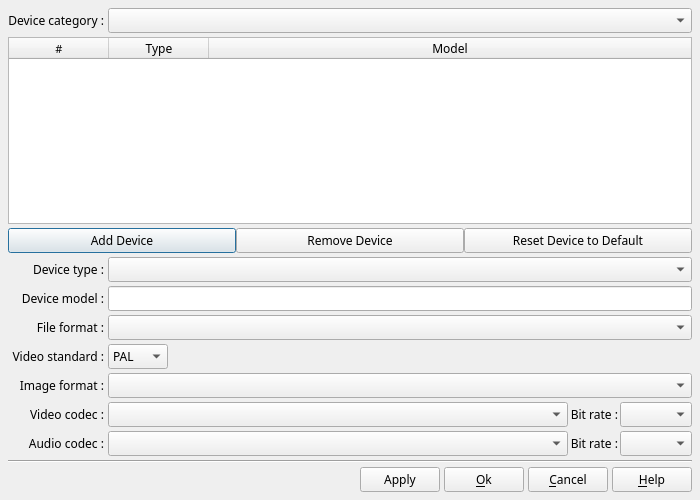
<?xml version="1.0" encoding="UTF-8"?>
<ui version="4.0">
 <class>DlgManageDevices</class>
 <widget class="QDialog" name="DlgManageDevices">
  <property name="geometry">
   <rect>
    <x>0</x>
    <y>0</y>
    <width>700</width>
    <height>500</height>
   </rect>
  </property>
  <property name="minimumSize">
   <size>
    <width>700</width>
    <height>500</height>
   </size>
  </property>
  <property name="font">
   <font>
    <family>Sans Serif</family>
    <pointsize>9</pointsize>
   </font>
  </property>
  <property name="windowTitle">
   <string>Manage Devices</string>
  </property>
  <layout class="QGridLayout" name="gridLayout_3">
   <property name="leftMargin">
    <number>8</number>
   </property>
   <property name="topMargin">
    <number>8</number>
   </property>
   <property name="rightMargin">
    <number>8</number>
   </property>
   <property name="bottomMargin">
    <number>8</number>
   </property>
   <property name="spacing">
    <number>4</number>
   </property>
   <item row="0" column="0">
    <layout class="QGridLayout" name="gridLayout">
     <item row="7" column="1">
      <layout class="QHBoxLayout" name="horizontalLayout_14">
       <property name="spacing">
        <number>2</number>
       </property>
       <item>
        <widget class="QComboBox" name="DBStandardCB">
         <property name="toolTip">
          <string>Select the video standard to use, PAL or NTSC</string>
         </property>
         <item>
          <property name="text">
           <string>PAL</string>
          </property>
         </item>
         <item>
          <property name="text">
           <string>NTSC</string>
          </property>
         </item>
        </widget>
       </item>
       <item>
        <spacer name="horizontalSpacer_9">
         <property name="orientation">
          <enum>Qt::Horizontal</enum>
         </property>
         <property name="sizeHint" stdset="0">
          <size>
           <width>40</width>
           <height>20</height>
          </size>
         </property>
        </spacer>
       </item>
      </layout>
     </item>
     <item row="5" column="1">
      <widget class="QLineEdit" name="DBDeviceModelED">
       <property name="toolTip">
        <string>&lt;html&gt;&lt;head/&gt;&lt;body&gt;&lt;p&gt;Enter here the name of the device (free text entry field)&lt;/p&gt;&lt;/body&gt;&lt;/html&gt;</string>
       </property>
      </widget>
     </item>
     <item row="6" column="1">
      <widget class="QComboBox" name="DBFileFormatCB">
       <property name="sizePolicy">
        <sizepolicy hsizetype="Preferred" vsizetype="Fixed">
         <horstretch>0</horstretch>
         <verstretch>0</verstretch>
        </sizepolicy>
       </property>
       <property name="toolTip">
        <string>Select the file type to use for the rendering</string>
       </property>
      </widget>
     </item>
     <item row="10" column="1">
      <layout class="QHBoxLayout" name="horizontalLayout_16">
       <property name="spacing">
        <number>2</number>
       </property>
       <item>
        <widget class="QComboBox" name="DBAudioFormatCB">
         <property name="sizePolicy">
          <sizepolicy hsizetype="Expanding" vsizetype="Fixed">
           <horstretch>0</horstretch>
           <verstretch>0</verstretch>
          </sizepolicy>
         </property>
         <property name="minimumSize">
          <size>
           <width>150</width>
           <height>0</height>
          </size>
         </property>
         <property name="toolTip">
          <string>Select the audio codec to use for the rendering</string>
         </property>
        </widget>
       </item>
       <item>
        <widget class="QLabel" name="AudioBitRateLabel">
         <property name="text">
          <string>Bit rate :</string>
         </property>
         <property name="alignment">
          <set>Qt::AlignRight|Qt::AlignTrailing|Qt::AlignVCenter</set>
         </property>
        </widget>
       </item>
       <item>
        <widget class="QComboBox" name="DBAudioBitRateCB">
         <property name="toolTip">
          <string>Select the bit rate to use for audio during the rendering</string>
         </property>
        </widget>
       </item>
      </layout>
     </item>
     <item row="7" column="0">
      <widget class="QLabel" name="StandardLabel">
       <property name="text">
        <string>Video standard :</string>
       </property>
       <property name="alignment">
        <set>Qt::AlignRight|Qt::AlignTrailing|Qt::AlignVCenter</set>
       </property>
      </widget>
     </item>
     <item row="8" column="0">
      <widget class="QLabel" name="ImageSizeLabel">
       <property name="text">
        <string>Image format :</string>
       </property>
       <property name="alignment">
        <set>Qt::AlignRight|Qt::AlignTrailing|Qt::AlignVCenter</set>
       </property>
      </widget>
     </item>
     <item row="8" column="1">
      <widget class="QComboBox" name="DBImageSizeCombo">
       <property name="toolTip">
        <string>Select the image format to use for the rendering</string>
       </property>
       <property name="currentIndex">
        <number>-1</number>
       </property>
      </widget>
     </item>
     <item row="9" column="0">
      <widget class="QLabel" name="VideoFormatLabel">
       <property name="text">
        <string>Video codec :</string>
       </property>
       <property name="alignment">
        <set>Qt::AlignRight|Qt::AlignTrailing|Qt::AlignVCenter</set>
       </property>
      </widget>
     </item>
     <item row="9" column="1">
      <layout class="QHBoxLayout" name="horizontalLayout_11">
       <property name="spacing">
        <number>2</number>
       </property>
       <item>
        <widget class="QComboBox" name="DBVideoFormatCB">
         <property name="sizePolicy">
          <sizepolicy hsizetype="Expanding" vsizetype="Fixed">
           <horstretch>0</horstretch>
           <verstretch>0</verstretch>
          </sizepolicy>
         </property>
         <property name="minimumSize">
          <size>
           <width>150</width>
           <height>0</height>
          </size>
         </property>
         <property name="toolTip">
          <string>Select the video codec to use for the rendering</string>
         </property>
        </widget>
       </item>
       <item>
        <widget class="QLabel" name="VideoBitRateLabel">
         <property name="sizePolicy">
          <sizepolicy hsizetype="Preferred" vsizetype="Preferred">
           <horstretch>0</horstretch>
           <verstretch>0</verstretch>
          </sizepolicy>
         </property>
         <property name="text">
          <string>Bit rate :</string>
         </property>
         <property name="alignment">
          <set>Qt::AlignRight|Qt::AlignTrailing|Qt::AlignVCenter</set>
         </property>
        </widget>
       </item>
       <item>
        <widget class="QComboBox" name="DBVideoBitRateCB">
         <property name="toolTip">
          <string>Select the bit rate to use for video during the rendering</string>
         </property>
        </widget>
       </item>
      </layout>
     </item>
     <item row="10" column="0">
      <widget class="QLabel" name="AudioFormatLabel">
       <property name="text">
        <string>Audio codec :</string>
       </property>
       <property name="alignment">
        <set>Qt::AlignRight|Qt::AlignTrailing|Qt::AlignVCenter</set>
       </property>
      </widget>
     </item>
     <item row="6" column="0">
      <widget class="QLabel" name="FileFormatLabel">
       <property name="text">
        <string>File format :</string>
       </property>
       <property name="alignment">
        <set>Qt::AlignRight|Qt::AlignTrailing|Qt::AlignVCenter</set>
       </property>
      </widget>
     </item>
     <item row="5" column="0">
      <widget class="QLabel" name="DeviceModelLabel">
       <property name="text">
        <string>Device model :</string>
       </property>
       <property name="alignment">
        <set>Qt::AlignRight|Qt::AlignTrailing|Qt::AlignVCenter</set>
       </property>
      </widget>
     </item>
     <item row="1" column="0" colspan="2">
      <widget class="QTableWidget" name="TableDevice">
       <property name="toolTip">
        <string>&lt;html&gt;&lt;head/&gt;&lt;body&gt;&lt;p&gt;This list shows the categories and the device types present in the database.&lt;/p&gt;&lt;p&gt;&lt;img src=&quot;:/img/db.png&quot;/&gt; Devices preceded by this icon are defined in the default database.&lt;/p&gt;&lt;p&gt;&lt;img src=&quot;:/img/db_update.png&quot;/&gt; Devices preceded by this icon are those that you defined yourself, or those from the default database that you have modified.&lt;/p&gt;&lt;/body&gt;&lt;/html&gt;</string>
       </property>
       <property name="editTriggers">
        <set>QAbstractItemView::NoEditTriggers</set>
       </property>
       <property name="showDropIndicator" stdset="0">
        <bool>false</bool>
       </property>
       <property name="dragDropOverwriteMode">
        <bool>false</bool>
       </property>
       <property name="selectionMode">
        <enum>QAbstractItemView::SingleSelection</enum>
       </property>
       <property name="selectionBehavior">
        <enum>QAbstractItemView::SelectRows</enum>
       </property>
       <property name="verticalScrollMode">
        <enum>QAbstractItemView::ScrollPerItem</enum>
       </property>
       <property name="horizontalScrollMode">
        <enum>QAbstractItemView::ScrollPerPixel</enum>
       </property>
       <property name="sortingEnabled">
        <bool>true</bool>
       </property>
       <property name="wordWrap">
        <bool>false</bool>
       </property>
       <property name="cornerButtonEnabled">
        <bool>false</bool>
       </property>
       <attribute name="horizontalHeaderHighlightSections">
        <bool>false</bool>
       </attribute>
       <attribute name="horizontalHeaderStretchLastSection">
        <bool>true</bool>
       </attribute>
       <attribute name="verticalHeaderVisible">
        <bool>false</bool>
       </attribute>
       <column>
        <property name="text">
         <string notr="true">#</string>
        </property>
        <property name="font">
         <font>
          <family>Sans Serif</family>
          <pointsize>8</pointsize>
         </font>
        </property>
       </column>
       <column>
        <property name="text">
         <string>Type</string>
        </property>
        <property name="font">
         <font>
          <family>Sans Serif</family>
          <pointsize>9</pointsize>
         </font>
        </property>
       </column>
       <column>
        <property name="text">
         <string>Model</string>
        </property>
        <property name="font">
         <font>
          <family>Sans Serif</family>
          <pointsize>9</pointsize>
         </font>
        </property>
       </column>
      </widget>
     </item>
     <item row="0" column="0">
      <widget class="QLabel" name="DeviceTypeLabel">
       <property name="text">
        <string>Device category :</string>
       </property>
       <property name="alignment">
        <set>Qt::AlignRight|Qt::AlignTrailing|Qt::AlignVCenter</set>
       </property>
      </widget>
     </item>
     <item row="0" column="1">
      <widget class="QComboBox" name="DBDeviceTypeCB">
       <property name="toolTip">
        <string>&lt;html&gt;&lt;head/&gt;&lt;body&gt;&lt;p&gt;The device type zone allows you to select the type of equipment to be shown in the list.&lt;/p&gt;&lt;/body&gt;&lt;/html&gt;</string>
       </property>
      </widget>
     </item>
     <item row="4" column="0">
      <widget class="QLabel" name="label_33">
       <property name="text">
        <string>Device type :</string>
       </property>
       <property name="alignment">
        <set>Qt::AlignRight|Qt::AlignTrailing|Qt::AlignVCenter</set>
       </property>
      </widget>
     </item>
     <item row="2" column="0" colspan="2">
      <layout class="QHBoxLayout" name="horizontalLayout_5">
       <property name="spacing">
        <number>0</number>
       </property>
       <property name="leftMargin">
        <number>0</number>
       </property>
       <property name="topMargin">
        <number>0</number>
       </property>
       <property name="rightMargin">
        <number>0</number>
       </property>
       <property name="bottomMargin">
        <number>0</number>
       </property>
       <item>
        <widget class="QPushButton" name="DBAddDevice">
         <property name="toolTip">
          <string>&lt;html&gt;&lt;head/&gt;&lt;body&gt;&lt;p&gt;Allows you to create a new device which will be added to the database.&lt;/p&gt;&lt;p&gt;The creation of a new device is made in 3 steps:&lt;/p&gt;&lt;p&gt;1- You must first create a device&lt;/p&gt;&lt;p&gt;2- You define the various parameters&lt;/p&gt;&lt;p&gt;3- You click the &amp;quot;Apply modifications&amp;quot; button to register the parameters&lt;/p&gt;&lt;/body&gt;&lt;/html&gt;</string>
         </property>
         <property name="text">
          <string>Add Device</string>
         </property>
         <property name="icon">
          <iconset resource="../../RSCffDiaporama.qrc">
           <normaloff>:/img/db_add.png</normaloff>:/img/db_add.png</iconset>
         </property>
        </widget>
       </item>
       <item>
        <widget class="QPushButton" name="DBRemoveBT">
         <property name="toolTip">
          <string>&lt;html&gt;&lt;head/&gt;&lt;body&gt;&lt;p&gt;Allows you to delete a device.&lt;/p&gt;&lt;p&gt;Note that you can delete only devices which you created – those shown with the &lt;img src=&quot;:/img/db_update.png&quot;/&gt; icon&lt;/p&gt;&lt;/body&gt;&lt;/html&gt;</string>
         </property>
         <property name="text">
          <string>Remove Device</string>
         </property>
         <property name="icon">
          <iconset resource="../../RSCffDiaporama.qrc">
           <normaloff>:/img/db_remove.png</normaloff>:/img/db_remove.png</iconset>
         </property>
        </widget>
       </item>
       <item>
        <widget class="QPushButton" name="DBResetBT">
         <property name="toolTip">
          <string>Cancel the modifications that you made on a predefined equipment profile in the ffDiaporama database</string>
         </property>
         <property name="text">
          <string>Reset Device to Default</string>
         </property>
         <property name="icon">
          <iconset resource="../../RSCffDiaporama.qrc">
           <normaloff>:/img/db_status.png</normaloff>:/img/db_status.png</iconset>
         </property>
        </widget>
       </item>
      </layout>
     </item>
     <item row="4" column="1">
      <widget class="QComboBox" name="DBDeviceSubtypeCB">
       <property name="toolTip">
        <string>&lt;html&gt;&lt;head/&gt;&lt;body&gt;&lt;p&gt;Allows you to select the category in which the equipment is classified&lt;/p&gt;&lt;/body&gt;&lt;/html&gt;</string>
       </property>
      </widget>
     </item>
    </layout>
   </item>
   <item row="1" column="0">
    <widget class="Line" name="line">
     <property name="orientation">
      <enum>Qt::Horizontal</enum>
     </property>
    </widget>
   </item>
   <item row="2" column="0">
    <layout class="QHBoxLayout" name="horizontalLayout">
     <property name="spacing">
      <number>4</number>
     </property>
     <item>
      <spacer name="horizontalSpacer">
       <property name="orientation">
        <enum>Qt::Horizontal</enum>
       </property>
       <property name="sizeHint" stdset="0">
        <size>
         <width>40</width>
         <height>20</height>
        </size>
       </property>
      </spacer>
     </item>
     <item>
      <widget class="QPushButton" name="DBApplyBT">
       <property name="text">
        <string>Apply</string>
       </property>
       <property name="icon">
        <iconset resource="../../RSCffDiaporama.qrc">
         <normaloff>:/img/action_ok.png</normaloff>:/img/action_ok.png</iconset>
       </property>
      </widget>
     </item>
     <item>
      <widget class="QPushButton" name="OkBt">
       <property name="toolTip">
        <string>Accept modification and exit dialog box</string>
       </property>
       <property name="text">
        <string>&amp;Ok</string>
       </property>
       <property name="icon">
        <iconset resource="../../RSCffDiaporama.qrc">
         <normaloff>:/img/action_ok.png</normaloff>:/img/action_ok.png</iconset>
       </property>
      </widget>
     </item>
     <item>
      <widget class="QPushButton" name="CancelBt">
       <property name="toolTip">
        <string>Cancel modification and exit dialog box</string>
       </property>
       <property name="text">
        <string>&amp;Cancel</string>
       </property>
       <property name="icon">
        <iconset resource="../../RSCffDiaporama.qrc">
         <normaloff>:/img/action_cancel.png</normaloff>:/img/action_cancel.png</iconset>
       </property>
      </widget>
     </item>
     <item>
      <widget class="QPushButton" name="HelpBt">
       <property name="toolTip">
        <string>Show help about this dialogue box</string>
       </property>
       <property name="text">
        <string>&amp;Help</string>
       </property>
       <property name="icon">
        <iconset resource="../../RSCffDiaporama.qrc">
         <normaloff>:/img/help.png</normaloff>:/img/help.png</iconset>
       </property>
      </widget>
     </item>
    </layout>
   </item>
  </layout>
 </widget>
 <resources>
  <include location="../../RSCffDiaporama.qrc"/>
 </resources>
 <connections/>
</ui>
